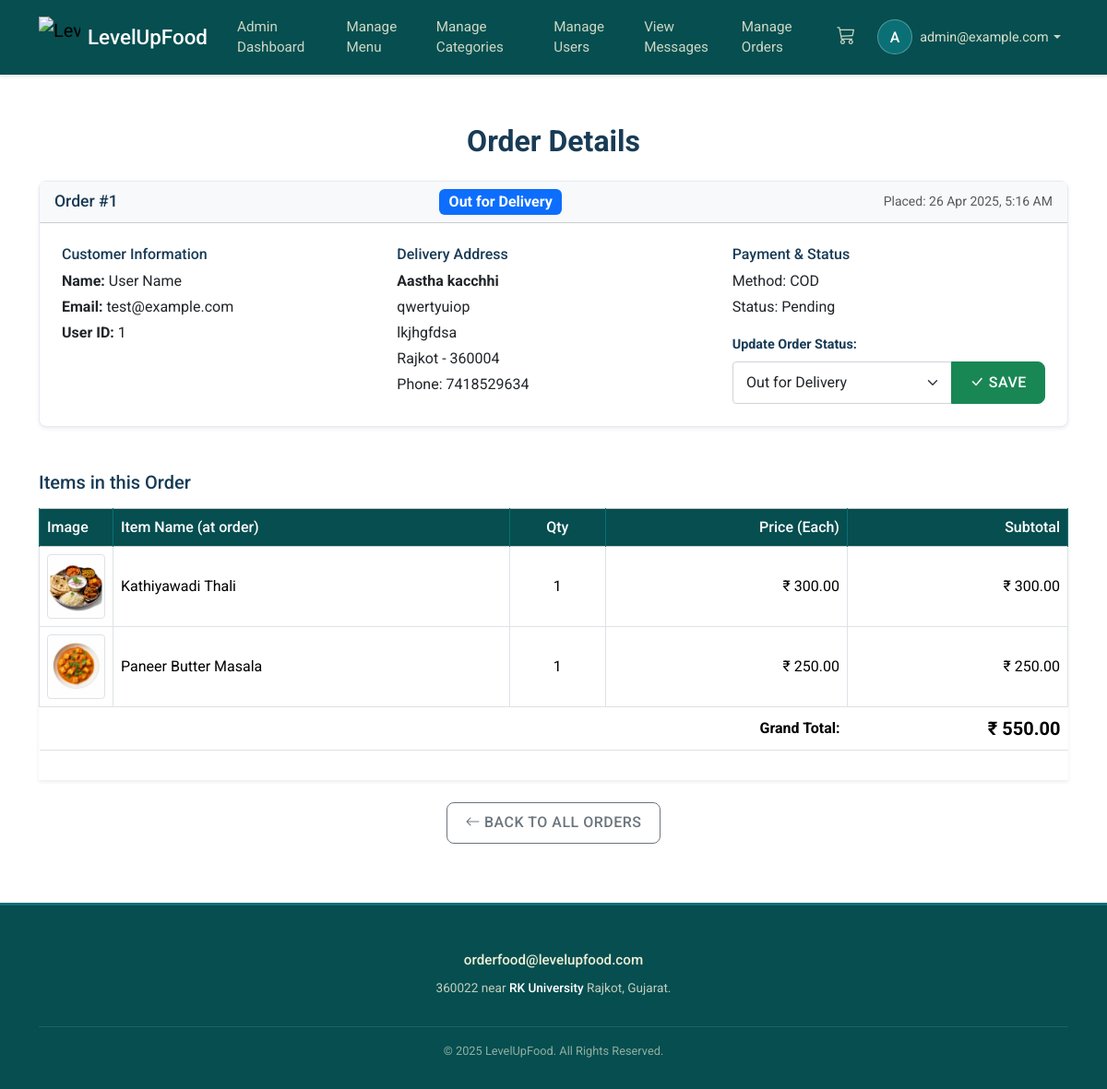
/admin_order_details.php?order_id=1 (signed in), run on the app's committed database.
### tables this page shows
CREATE TABLE `orders` (
  `id` int(11) NOT NULL,
  `user_id` int(11) NOT NULL COMMENT 'FK to users table',
  `order_date` timestamp NOT NULL DEFAULT current_timestamp(),
  `total_amount` decimal(10,2) NOT NULL,
  `status` enum('Pending','Processing','Out for Delivery','Delivered','Cancelled','Failed') NOT NULL DEFAULT 'Pending',
  `shipping_name` varchar(255) NOT NULL,
  `shipping_address_line1` varchar(255) NOT NULL,
  `shipping_address_line2` varchar(255) DEFAULT NULL,
  `shipping_city` varchar(100) NOT NULL,
  `shipping_postal_code` varchar(20) NOT NULL,
  `shipping_phone` varchar(20) NOT NULL,
  `payment_method` varchar(50) DEFAULT 'COD' COMMENT 'e.g., COD, Stripe, PayPal',
  `payment_status` enum('Pending','Completed','Failed') NOT NULL DEFAULT 'Pending',
  `transaction_id` varchar(255) DEFAULT NULL COMMENT 'Optional: ID from payment gateway',
  `updated_at` timestamp NOT NULL DEFAULT current_timestamp() ON UPDATE current_timestamp()
);

CREATE TABLE `users` (
  `id` int(11) NOT NULL,
  `name` varchar(255) NOT NULL,
  `email` varchar(255) NOT NULL,
  `password` varchar(255) NOT NULL COMMENT 'Stores hashed password',
  `role` enum('user','admin') NOT NULL DEFAULT 'user' COMMENT 'User role for potential admin features',
  `created_at` timestamp NOT NULL DEFAULT current_timestamp(),
  `updated_at` timestamp NOT NULL DEFAULT current_timestamp() ON UPDATE current_timestamp()
);

CREATE TABLE `order_items` (
  `id` int(11) NOT NULL,
  `order_id` int(11) NOT NULL COMMENT 'FK to orders table',
  `menu_item_id` int(11) DEFAULT NULL COMMENT 'FK to menu_items table (allow NULL if item deleted)',
  `item_name_at_order` varchar(255) NOT NULL COMMENT 'Store name in case menu item changes/deleted',
  `quantity` int(11) NOT NULL DEFAULT 1,
  `price_at_order` decimal(10,2) NOT NULL COMMENT 'Price of single item when ordered'
);

CREATE TABLE `menu_items` (
  `id` int(11) NOT NULL,
  `category_id` int(11) DEFAULT NULL COMMENT 'Foreign key linking to categories table',
  `name` varchar(255) NOT NULL COMMENT 'Name of the food item',
  `description` text DEFAULT NULL COMMENT 'Description of the food item',
  `price` decimal(10,2) NOT NULL COMMENT 'Price of the item',
  `image_url` varchar(255) DEFAULT NULL COMMENT 'URL or path to the item image',
  `is_available` tinyint(1) NOT NULL DEFAULT 1 COMMENT 'Flag to indicate if item is currently offered (1=Yes, 0=No)',
  `is_special` tinyint(1) NOT NULL DEFAULT 0 COMMENT 'Flag for special/featured items (1=Yes, 0=No)',
  `created_at` timestamp NOT NULL DEFAULT current_timestamp(),
  `updated_at` timestamp NOT NULL DEFAULT current_timestamp() ON UPDATE current_timestamp()
);

### admin_order_details.php (the view, shortened to what this page needs)
<?php
include 'config.php';
$possible_statuses = ['Pending', 'Processing', 'Out for Delivery', 'Delivered', 'Cancelled', 'Failed'];
$order_id = filter_input(INPUT_GET, 'order_id', FILTER_VALIDATE_INT);
$order_details = null;
$order_items = [];
$error_message = '';
if (!$order_id || $order_id <= 0) {
    $error_message = "Invalid Order ID specified.";
} else {
    if (isset($con)) {
        $stmt_order = $con->prepare("SELECT o.*, u.name as customer_name, u.email as customer_email
                                     FROM orders o
                                     JOIN users u ON o.user_id = u.id
                                     WHERE o.id = ?");
        if ($stmt_order) {
            $stmt_order->bind_param("i", $order_id);
            if ($stmt_order->execute()) {
                $result_order = $stmt_order->get_result();
                if ($result_order->num_rows === 1) {
                    $order_details = $result_order->fetch_assoc();
                    $stmt_items = $con->prepare("SELECT oi.*, mi.image_url
                                                 FROM order_items oi
                                                 LEFT JOIN menu_items mi ON oi.menu_item_id = mi.id
                                                 WHERE oi.order_id = ?");
                    if ($stmt_items) {
                        $stmt_items->bind_param("i", $order_id);
                        if ($stmt_items->execute()) {
                            $result_items = $stmt_items->get_result();
                            $order_items = $result_items->fetch_all(MYSQLI_ASSOC);
                        } else { $error_message .= " Error fetching order items: " . $stmt_items->error; }
                    } else { $error_message .= " Error preparing items statement: " . $con->error; }
                } else {
                    $error_message = "Order #{$order_id} not found.";
                }
            } else { $error_message = "Error fetching order details: " . $stmt_order->error; }
        } else { $error_message = "Error preparing order details statement: " . $con->error; }
    } else { $error_message = "Database connection error."; }
}
include 'header.php';
?>
<div class="container section">
    <h1 class="section-title text-center mb-4">Order Details</h1>
    <?php if (!empty($error_message)):  ?>
        <div class="alert alert-danger text-center" role="alert">
            <?php echo htmlspecialchars(trim($error_message)); ?> <br>
            <a href="manage_orders.php" class="alert-link">Return to Manage Orders</a>
        </div>
    <?php elseif ($order_details && !empty($order_items)):
        $status = htmlspecialchars($order_details['status']);
        $badge_class = 'bg-secondary';
        if ($status == 'Out for Delivery') $badge_class = 'bg-primary';
    ?>
        <div class="card shadow-sm mb-4">
            <div class="card-header bg-light">
                 <div class="d-flex justify-content-between align-items-center flex-wrap">
                    <h5 class="mb-0 me-3">Order #<?php echo htmlspecialchars($order_details['id']); ?></h5>
                    <span class="badge <?php echo $badge_class; ?> fs-6 me-3"><?php echo $status; ?></span>
                     <small class="text-muted">Placed: <?php echo date("d M Y, g:i A", strtotime($order_details['order_date'])); ?></small>
                </div>
            </div>
            <div class="card-body p-4">
                <div class="row g-4">
                     <div class="col-lg-4">
                        <h6>Customer Information</h6>
                        <p class="mb-1"><strong>Name:</strong> <?php echo htmlspecialchars($order_details['customer_name']); ?></p>
                        <p class="mb-1"><strong>Email:</strong> <?php echo htmlspecialchars($order_details['customer_email']); ?></p>
                        <p class="mb-0"><strong>User ID:</strong> <?php echo htmlspecialchars($order_details['user_id']); ?></p>
                    </div>
                    <div class="col-lg-4">
                        <h6>Delivery Address</h6>
                        <p class="mb-1"><strong><?php echo htmlspecialchars($order_details['shipping_name']); ?></strong></p>
                        <p class="mb-1"><?php echo htmlspecialchars($order_details['shipping_address_line1']); ?></p>
                        <?php if(!empty($order_details['shipping_address_line2'])): ?>
                        <p class="mb-1"><?php echo htmlspecialchars($order_details['shipping_address_line2']); ?></p>
                        <?php endif; ?>
                        <p class="mb-1"><?php echo htmlspecialchars($order_details['shipping_city']); ?> - <?php echo htmlspecialchars($order_details['shipping_postal_code']); ?></p>
                        <p class="mb-0">Phone: <?php echo htmlspecialchars($order_details['shipping_phone']); ?></p>
                    </div>
                    <div class="col-lg-4">
                         <h6>Payment & Status</h6>
                         <p class="mb-1">Method: <?php echo htmlspecialchars($order_details['payment_method']); ?></p>
                         <p class="mb-3">Status: <?php echo htmlspecialchars($order_details['payment_status']); ?></p>
                         <form action="admin_order_details.php?order_id=<?php echo $order_id; ?>" method="POST">
                             <label for="status-update-<?php echo $order_id; ?>" class="form-label fw-bold">Update Order Status:</label>
                             <div class="input-group">
                                 <select name="new_status" id="status-update-<?php echo $order_id; ?>" class="form-select" required>
                                     <?php foreach ($possible_statuses as $stat): ?>
                                         <option value="<?php echo $stat; ?>" <?php echo ($order_details['status'] == $stat) ? 'selected' : ''; ?>>
                                             <?php echo $stat; ?>
                                         </option>
                                     <?php endforeach; ?>
                                 </select>
                                 <button type="submit" name="update_status" class="btn btn-success" title="Update Status">
                                     <i class="bi bi-check-lg"></i> Save
                                 </button>
                             </div>
                         </form>
                    </div>
                </div>
            </div>
        </div>
        <h4 class="mt-5 mb-3">Items in this Order</h4>
        <div class="table-responsive shadow-sm">
            <table class="table table-bordered table-hover align-middle">
                <thead class="table-light">
                    <tr>
                        <th style="width: 80px;">Image</th>
                        <th>Item Name (at order)</th>
                        <th class="text-center">Qty</th>
                        <th class="text-end">Price (Each)</th>
                        <th class="text-end">Subtotal</th>
                    </tr>
                </thead>
                <tbody>
                    <?php foreach ($order_items as $item): ?>
                        <tr>
                             <td>
                                <?php
                                    $item_image_path = (!empty($item['image_url']) && file_exists($item['image_url']))
                                                  ? htmlspecialchars($item['image_url']) . '?t=' . time()
                                                  : 'Images/menu/placeholder.png';
                                    $item_alt_text = htmlspecialchars($item['item_name_at_order']);
                                ?>
                                <img src="<?php echo $item_image_path; ?>" alt="<?php echo $item_alt_text; ?>" class="img-thumbnail" style="width: 70px; height: 70px; object-fit: cover;">
                            </td>
                            <td><?php echo htmlspecialchars($item['item_name_at_order']); ?></td>
                            <td class="text-center"><?php echo htmlspecialchars($item['quantity']); ?></td>
                            <td class="text-end">₹ <?php echo number_format($item['price_at_order'], 2); ?></td>
                            <td class="text-end">₹ <?php echo number_format($item['price_at_order'] * $item['quantity'], 2); ?></td>
                        </tr>
                    <?php endforeach; ?>
                </tbody>
                 <tfoot>
                    <tr>
                        <td colspan="4" class="text-end fw-bold border-0">Grand Total:</td>
                        <td class="text-end fw-bold fs-5 border-0">₹ <?php echo number_format($order_details['total_amount'], 2); ?></td>
                    </tr>
                </tfoot>
            </table>
        </div>
        <div class="mt-4 text-center">
             <a href="manage_orders.php" class="btn btn-outline-secondary"><i class="bi bi-arrow-left me-1"></i>Back to All Orders</a>
        </div>
    <?php endif; ?>
</div>
<?php
include 'footar.php';
?>

### header.php (shortened to what this page needs)
<?php
$currentPage = basename($_SERVER['PHP_SELF']);
?>
<!DOCTYPE html>
<html lang="en">
<head>
    <link href="https://cdn.jsdelivr.net/npm/bootstrap@5.3.3/dist/css/bootstrap.min.css" rel="stylesheet">
    <link rel="stylesheet" href="https://cdn.jsdelivr.net/npm/bootstrap-icons@1.11.3/font/bootstrap-icons.min.css">
    <link rel="stylesheet" href="styles.css">
</head>
<body>
    <nav class="navbar navbar-expand-lg fixed-top">
        <div class="container">
             <a class="navbar-brand" href="index.php" title="LevelUpFood Home">
                <img src="Images/LevelUpFood_Logo.png" alt="LevelUpFood Logo" class="navbar-brand-logo" />
                <span class="navbar-brand-text">LevelUpFood</span>
             </a>
            <div class="collapse navbar-collapse" id="navbarNav">
                <ul class="navbar-nav me-auto mb-2 mb-lg-0">
                     <?php if (!isset($_SESSION['email']) || $_SESSION['email'] == 'unset'): ?>
                        <li class="nav-item"><a class="nav-link <?php echo ($currentPage == 'index.php') ? 'active' : ''; ?>" href="index.php">Home</a></li>
                        <li class="nav-item"><a class="nav-link <?php echo ($currentPage == 'about.php') ? 'active' : ''; ?>" href="about.php">About us</a></li>
                        <li class="nav-item"><a class="nav-link <?php echo ($currentPage == 'special.php') ? 'active' : ''; ?>" href="special.php">Specials</a></li>
                        <li class="nav-item"><a class="nav-link <?php echo ($currentPage == 'contact.php') ? 'active' : ''; ?>" href="contact.php">Contact</a></li>
                    <?php else: ?>
                        <?php if ($_SESSION['role'] === 'admin'): ?>
                            <li class="nav-item"><a class="nav-link <?php echo ($currentPage == 'admin_dashboard.php') ? 'active' : ''; ?>" href="admin_dashboard.php">Admin Dashboard</a></li>
                            <li class="nav-item"><a class="nav-link <?php echo ($currentPage == 'manage_menu.php') ? 'active' : ''; ?>" href="manage_menu.php">Manage Menu</a></li>
                            <li class="nav-item"><a class="nav-link <?php echo ($currentPage == 'manage_categories.php') ? 'active' : ''; ?>" href="manage_categories.php">Manage Categories</a></li>
                            <li class="nav-item"><a class="nav-link <?php echo ($currentPage == 'manage_users.php') ? 'active' : ''; ?>" href="manage_users.php">Manage Users</a></li>
                             <li class="nav-item"><a class="nav-link <?php echo ($currentPage == 'view_messages.php') ? 'active' : ''; ?>" href="view_messages.php">View Messages</a></li>
                             <li class="nav-item"><a class="nav-link <?php echo ($currentPage == 'manage_orders.php') ? 'active' : ''; ?>" href="manage_orders.php">Manage Orders</a></li>
                        <?php endif; ?>
                    <?php endif; ?>
                </ul>
                <ul class="navbar-nav ms-auto align-items-center">
                    <li class="nav-item">
                        <a class="nav-link position-relative <?php echo ($currentPage == 'cart.php') ? 'active' : ''; ?>" href="cart.php" title="View Shopping Cart">
                            <i class="bi bi-cart3 fs-5"></i>
                        </a>
                    </li>
                    <?php if (!isset($_SESSION['email']) || $_SESSION['email'] == 'unset'): ?>
                         <li class="nav-item"><a class="nav-link <?php echo ($currentPage == 'login.php') ? 'active' : ''; ?>" href="login.php">Login</a></li>
                         <li class="nav-item"><a class="nav-link <?php echo ($currentPage == 'register.php') ? 'active' : ''; ?>" href="register.php">Register</a></li>
                    <?php else: ?>
                        <li class="nav-item dropdown">
                            <a class="nav-link dropdown-toggle" href="#" id="profileDropdown" role="button" data-bs-toggle="dropdown" aria-expanded="false">
                                <div class="profile-avatar me-2"><?php echo strtoupper(htmlspecialchars($_SESSION['email'][0])); ?></div>
                                <span class="d-none d-lg-inline"><?php echo htmlspecialchars($_SESSION['email']); ?></span>
                            </a>
                        </li>
                    <?php endif; ?>
                </ul>
            </div>
        </div>
    </nav>
    <main>

### footar.php (shortened to what this page needs)
</main>
<footer class="footer">
	<div class="container">
		<p class="footer-email">
			<a href="mailto:orderfood@levelupfood.com">orderfood@levelupfood.com</a>
		</p>
		<p class="footer-address">
			360022 near <span class="footer-address-highlight">RK University</span> Rajkot, Gujarat.
		</p>
		<p class="footer-copyright">
			 © <?php echo date("Y"); ?> LevelUpFood. All Rights Reserved.
		</p>
	</div>
</footer>
</body>
</html>

### data on the page
orders: id "1", status "Out for Delivery", order_date "26 Apr 2025, 5:16 AM", user.name "User Name", user.email "test@example.com", user "1", shipping_name "Aastha kacchhi", shipping_address_line1 "qwertyuiop", shipping_address_line2 "lkjhgfdsa", shipping_city "Rajkot", shipping_postal_code "360004", shipping_phone "7418529634", payment_method "COD", payment_status "Pending", new_status "Out for Delivery", total_amount "550.00"
order_items: menu_item.image_url (picture), item_name_at_order "Kathiyawadi Thali", quantity "1", price_at_order "300.00", $item['price_at_order']*$item['quantity'] "300.00"
order_items: menu_item.image_url (picture), item_name_at_order "Paneer Butter Masala", quantity "1", price_at_order "250.00", $item['price_at_order']*$item['quantity'] "250.00"

### other printed values
$_SESSION['email'][0] "A"
$_SESSION['email'] "admin@example.com"
